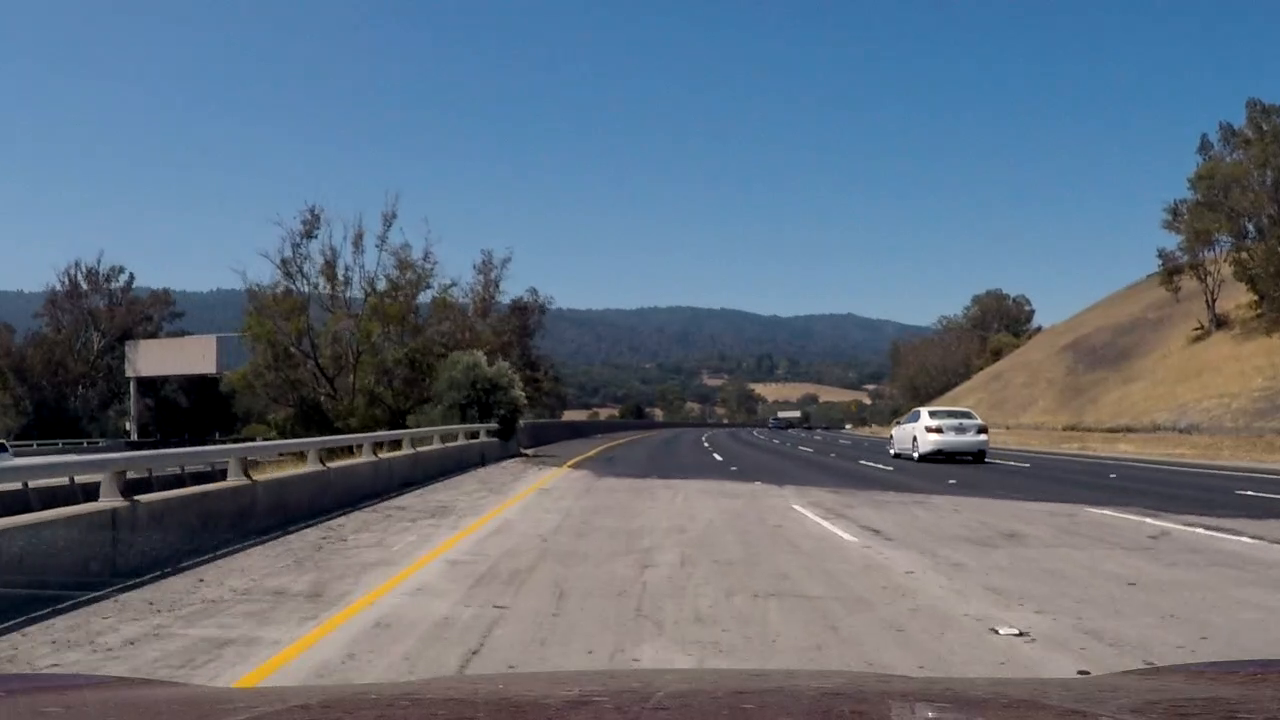
#> input picture 0_R_trouble_image.jpg, 1280 x 720 px
$ python -i tools.py   (imports and definitions only)   (older library calls are emulated)
#> lines starting #> are read from the running program, lines starting #| are printed output that depends on the picture
import numpy as np
import cv2
import pickle
#import matplotlib.pyplot as plt


mtx = None
dist = None

#
# Load pickled camera matrix and distortion coefficients
# Returns: camera matrix 'mtx' and distortion coefficients 'dist'.
#
# [67 lines left out: functions camera_calibration_params, undistort_img, birdview_corners, warp_img_M, not called in this run]


#
# Warps image from camera view to bird view or back to camera view.
# Params: img - source image
# Returns wrapped image.
#
def warp_img(img, tobird = True):
    warp,_ = warp_img_M(img, tobird)
    return warp


#
# Image binarization.
# Param: img - source RGB image
# Returns: binary image (Gray,Gray,Gray) and channels for visualization
#
def binarize(img,
             s_thresh=(90, 255),
             l_thresh=(40, 255),#l_thresh=(60, 255),#l_thresh=(40, 255),
#             sx_thresh=(20, 100),
             sx_thresh=(30, 100),
             ksize_sx=3#11
            ):
    # Convert to HLS color space and separate the L & S channels
#> called with s_thresh = (90, 255), l_thresh = (40, 255), sx_thresh = (30, 100), ksize_sx = 3
    hls = cv2.cvtColor(img, cv2.COLOR_RGB2HLS).astype(np.float)
    l_channel = hls[:,:,1]
    s_channel = hls[:,:,2]

    hsv = cv2.cvtColor(img, cv2.COLOR_RGB2HSV).astype(np.float)
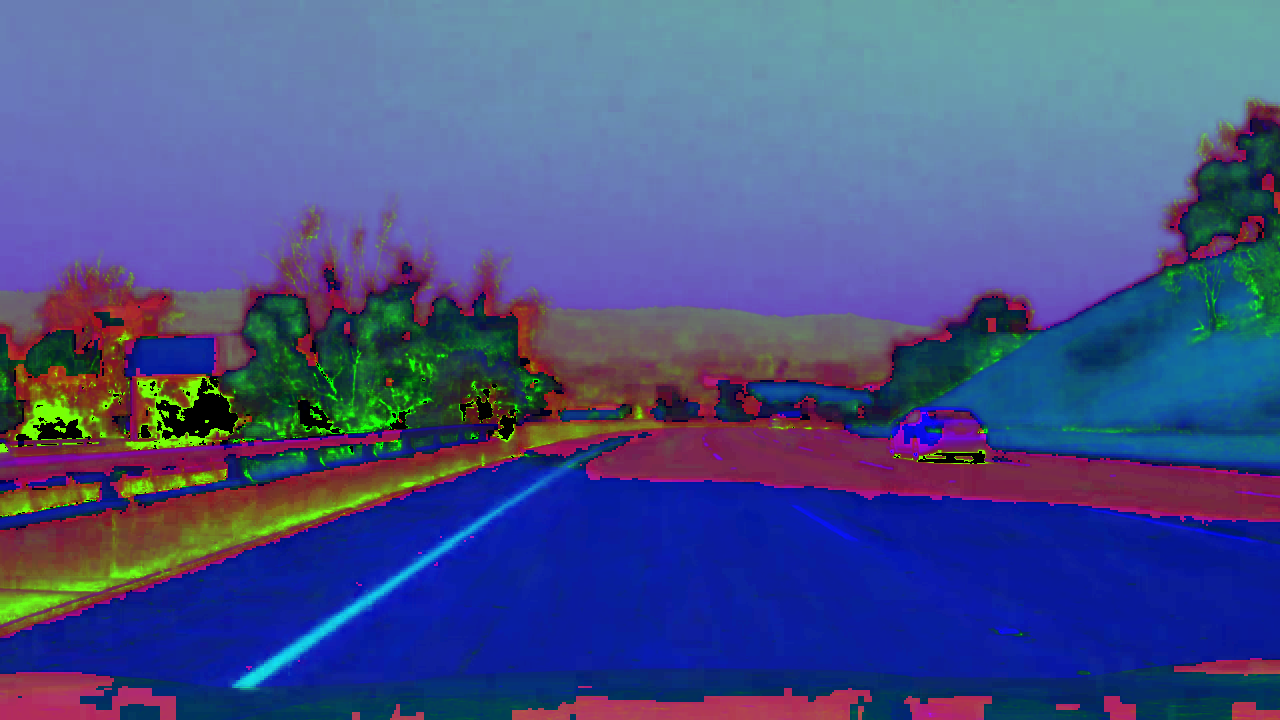
#> hsv: shape (720, 1280, 3) float64; mean R, G, B 70.3, 81, 135.2
#    s_channel = hsv[:,:,1]
    v_channel = hsv[:,:,2]
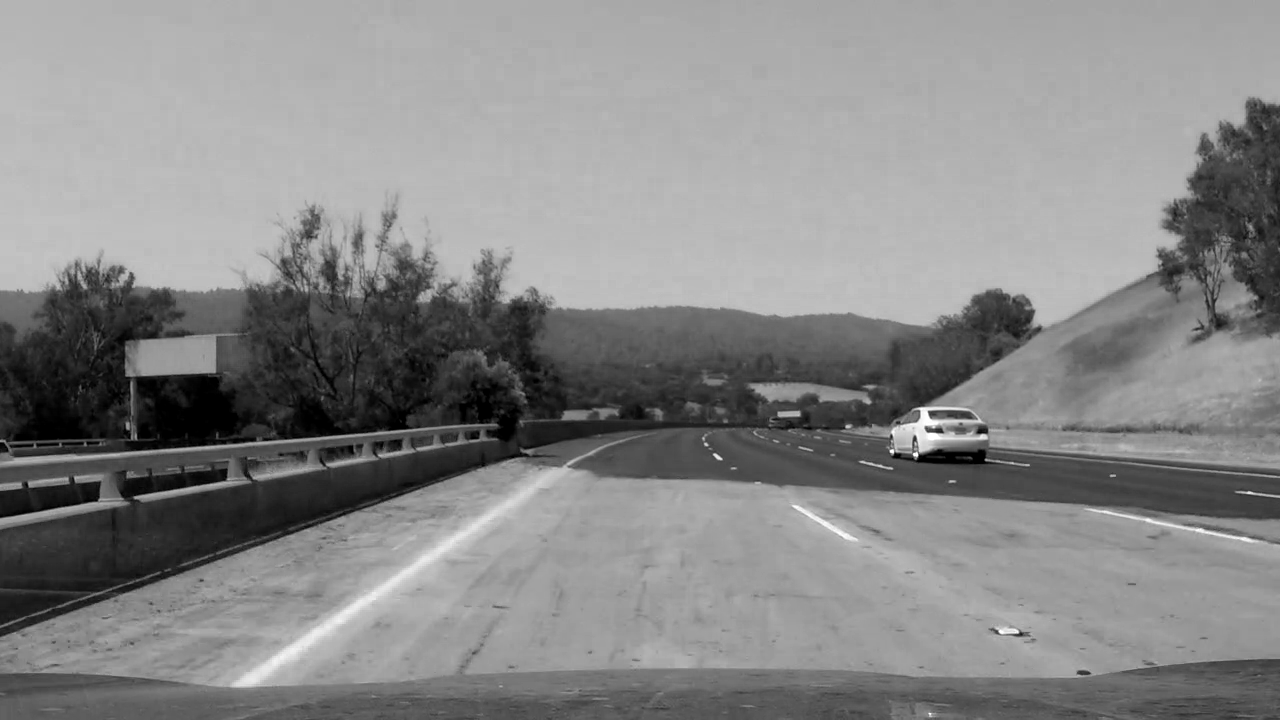
#> v_channel: shape (720, 1280) float64; min 0, max 255, mean 135.2

    l_channel = (l_channel - np.min(l_channel)) * 255. / (np.max(l_channel) - np.min(l_channel))
    v_channel = (v_channel - np.min(v_channel)) * 255. / (np.max(v_channel) - np.min(v_channel))

    # Sobel x
    sobelx = cv2.Sobel(l_channel, cv2.CV_64F, 1, 0, ksize=ksize_sx) # Take the derivative in x
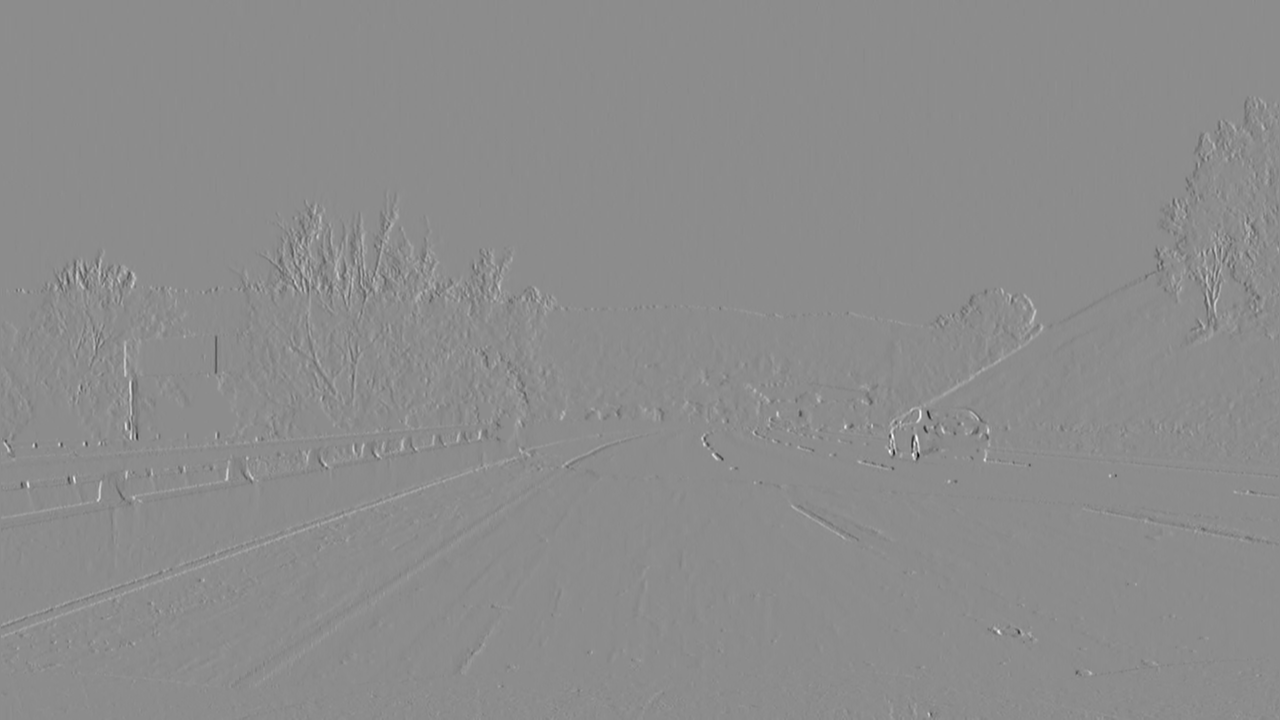
#> sobelx: shape (720, 1280) float64; min -863, max 703, mean 0; drawn with min black and max white
    abs_sobelx = np.absolute(sobelx) # Absolute x derivative to accentuate lines away from horizontal
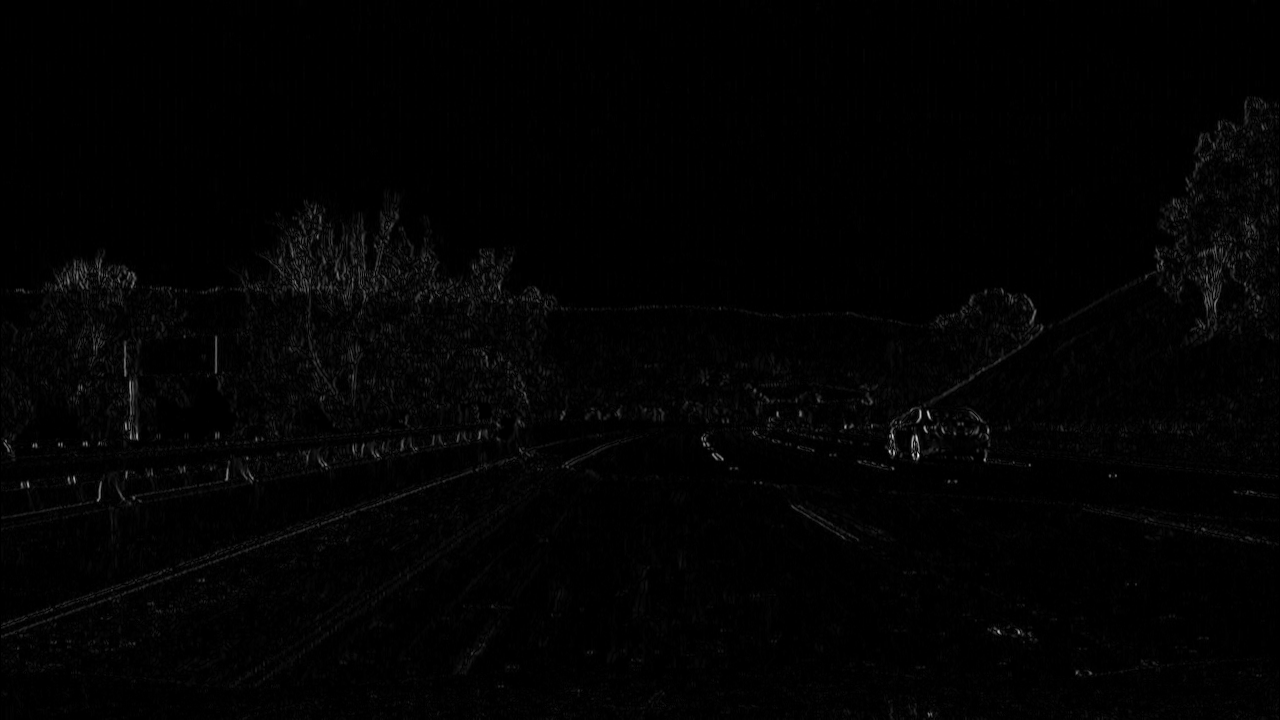
#> abs_sobelx: shape (720, 1280) float64; min 0, max 863, mean 10.1; drawn with min black and max white
    scaled_sobel = np.uint8(255*abs_sobelx/np.max(abs_sobelx))

    # Threshold x gradient
    sxbinary = np.zeros_like(scaled_sobel)
    sxbinary[(scaled_sobel >= sx_thresh[0]) & (scaled_sobel <= sx_thresh[1])] = 1

    # Filtering of gradiens (commented): remove all gradients which are not a part of lane lines.
    # The hard coded threshold value must be replaced by the value 0.8 * mean, where
    # mean is a mean value of the road area, used for lane detection.
    # Or use local thresholding - measure local mean value in each point of sxbinary, using some small area,
    # and filter gradients if local mean value is less that mean vaLue in the road area.
    # See challenge_video.mp4 sample - to remove black lines on the road.
    sxbinary[(v_channel < 137)] = 0

    # Threshold color channel
    s_binary = np.zeros_like(s_channel)
    s_binary[(s_channel >= s_thresh[0]) & (s_channel <= s_thresh[1])] = 1

    # Threshold lightness
    l_binary = np.zeros_like(l_channel)
    l_binary[(l_channel >= l_thresh[0]) & (l_channel <= l_thresh[1])] = 1

    binary = np.zeros_like(l_binary)
#    binary[(l_binary == 1) & (s_binary == 1) | (sxbinary == 1)] = 1
    binary[(l_binary == 1) & (s_binary == 1) | (sxbinary == 1) | (v_channel > 220)] = 1

    #kernel = np.ones((3, 3), binary.dtype)
    # remove white blobs
    #binary = cv2.morphologyEx(binary, cv2.MORPH_OPEN, kernel)
    # fill black holes
    #binary = cv2.morphologyEx(binary, cv2.MORPH_CLOSE, kernel)

    # Stack each channel
    # Note color_binary[:, :, 0] is all 0s, effectively an all black image. It might
    # be beneficial to replace this channel with something else.
    color_binary = np.dstack((l_binary, sxbinary, s_binary))
    binary = (np.dstack(( binary, binary, binary))*255.).astype('uint8')

    return binary, color_binary


#
# Image binarization.
# Params: source RGB image.
# Returns: binarized image as (Gray,Gray,Gray)
#
def binarize_img(img):
    binary,_ = binarize(img)
    return binary


#
# Applies an image mask to source image.
# Returns: masked image.
#
# [66 lines left out: functions region_of_interest, ROI, binarize_pipeline, binarize_pipeline_ex, not called in this run]

# [11 lines of commented-out code are left out]
def init():
    global mtx, dist
    mtx, dist = camera_calibration_params()

>>> import cv2
>>> picture = cv2.cvtColor(cv2.imread('0_R_trouble_image.jpg'), cv2.COLOR_BGR2RGB)
>>> result = binarize(picture)
